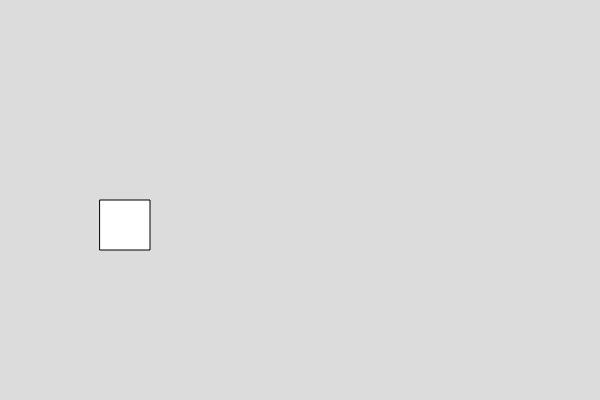
Frame 1 (no input)
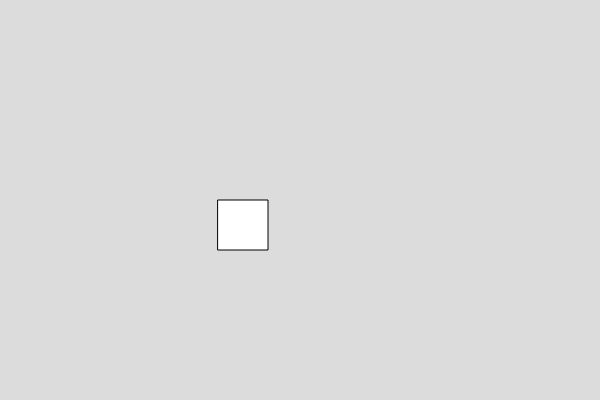
Frame 60 (no input)
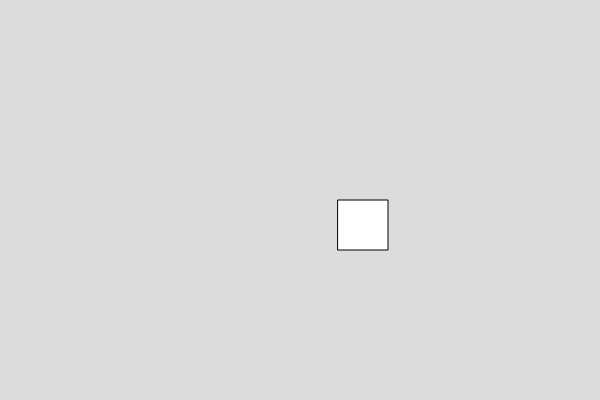
Frame 120 (the mouse pressed at the canvas centre since frame 60)

The p5.js sketch that drew these frames (run headless with seeded random() and noise() and a simulated clock; from frame 60 on, the mouse is pressed at the canvas centre):

// p5.js sketch
// ── sketch.js
// criar uma variável para a caixa, vamos chamá-la de var box1
// Essa variável se tornará o objeto da classe
var box1;

function setup() {
  createCanvas(600, 400);
  box1 = new Box();
// A palavra-chave new (nova) é usada para criar o objeto e,após a palavra-chave new, adicionamos o nome da classe
// preste atenção no nome da classe, sua primeira letra é maiúscula como quando criamos a classe.  
}



function draw() {
  background(220);

  // chamar as funções show() e set_speed()para que possamos observar os efeitos no objeto.
  box1.show();

  // A próxima etapa é chamar a função para definir a velocidade da caixa
  // podemos escrever qualquer velocidade que quisermos entre os parênteses da função.
  box1.set_speed(2);
}




 //O principal benefício da POO é que podemos criar vários objetos e dar a eles diferentes velocidades,
  
//var box1;
//var box2;

//function setup() {
  //createCanvas(600, 400);
  //box1 = new Box();
  //box2 = new Box();
//}

//function draw() {
  //background(220);
  //box1.show();
  //box2.show();
  //box2.set_speed(1);
//}  

  


// ── box.js

//Para definir uma classe, primeiro escrevemos a palavra-chave class em minúsculas e depois escrevemos o nome da classe que tem a primeira letra maiúscula, emnosso caso, Box (caixa).

class Box
  {
    //Para adicionar atributos, criamos uma função constructor (construtora). 
    //É como nossa função normal, mas não precisamos escrever a palavra-chave function
    constructor()
    {
      //Neste construtor, vamos definir as propriedades
      //quando definirmos propriedades dentro de uma classe, vamos usar a palavra-chave this
      this.x =100;
      this.y = 200
      this.w = 50;
      this.h = 50;
      //palavra-chave this significa que nós estamos nos referindo a esse construtor em particular
    }
    
    // precisamos agora definir a funcionalidade da caixa.
    //Vamos escrever uma função para mostrar a caixa na tela, podemos chamar essa função de show (mostrar) a si mesma
    show()
    {
      //Adicionaremos a função rect() dentro da função show() porque queremos que nossa caixa seja retangular.
      rect(this.x,this.y,this.w,this.h)
      // temos que usar a palavra-chave this, caso contrário o programa terá um erro que não entende a propriedade.

    }
    

    //A última função que precisamos para a nossa classe é definir a velocidade da caixa.
    set_speed(v)
    {
    
    // colocaremos um argumento, portanto, quando o usuário chamar esta função, poderá fornecer qualquer velocidade.
    // podemos simplesmente adicionar a instrução para alterar this.x adicionando o argumento passado pelo usuário
      this.x = this.x + v
    }

  }

  
